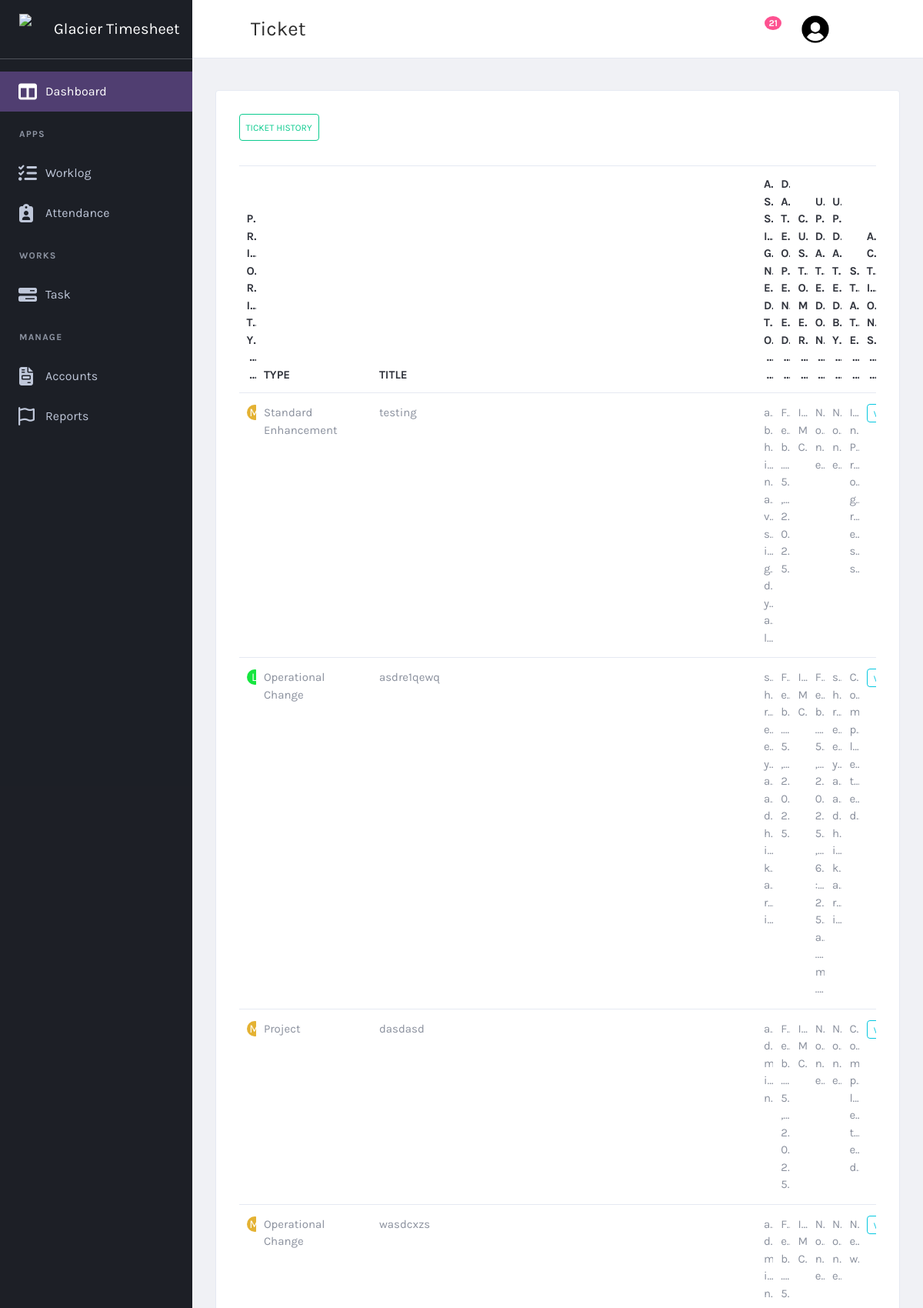
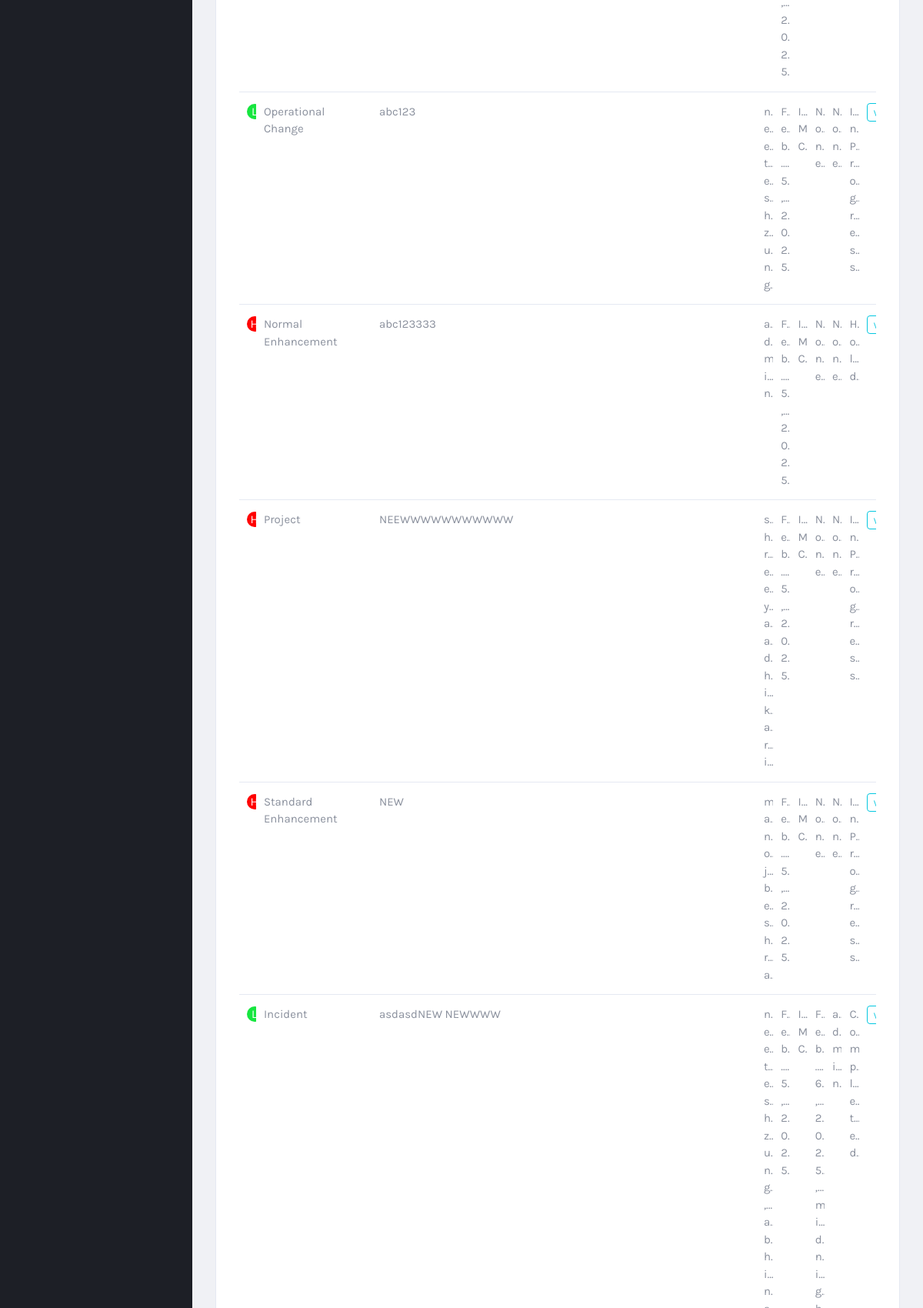
Page /task/task/ (upper part) on the committed database (2 pictures, top to bottom).
### task/models.py (models this page shows, shortened)
class ticket(models.Model):
    ticket_id = models.CharField(max_length = 200, null = False)
    ticket_title = models.CharField(max_length=200, null=False)
    customer = models.ForeignKey(customer, on_delete=models.CASCADE, null=True)
    ticket_type = models.ForeignKey(ticket_type, on_delete=models.CASCADE, null=True)
    date_opened = models.DateField(null=True)
    priority = models.ForeignKey(priority_type, on_delete=models.CASCADE, null = True)
    assigned_to = models.ManyToManyField(User, related_name="assigned_tickets")  # Allow multiple users
    last_updated = models.DateTimeField(null=True)
    last_updated_by = models.ForeignKey(User, on_delete=models.CASCADE, null = True, related_name="last_updated_by")
    state = models.ForeignKey(state, on_delete=models.CASCADE, null=True)
    short_description = models.CharField(max_length=200, null=True)
    closed_date = models.DateField(null=True)
    solution = models.TextField(max_length=500, default="", null = True)

class ticket_type(models.Model):
  name = models.CharField(max_length=100, null = True)
  def __str__(self):
    return f"{self.name}"

### task/views.py (the view)
# urls.py: path('task/',views.task, name='task'),
def task(request):
    customers = customer.objects.all()
    users = User.objects.all()
    tickettype = ticket_type.objects.all()
    priority = priority_type.objects.all()
    statelist = state.objects.all()
    tickets = ticket.objects.all()
    return render(request, 'task.html', {
        'ticketlist':tickets,
        'users':users,
        'customers': customers,
        'tickettype': tickettype,
        'priority': priority,
        'state': statelist
        })

### customer/models.py (called while the page is built)
  def __str__(self):
    return self.name

### task/models.py (called while the page is built)
   def __str__(self):
    return f"{self.state_name}"

### task/templates/task.html (shortened to what this page needs)
{% extends "base.html" %}
{% load static %}
{% block page-title %}Ticket{% endblock page-title %}
{% block content %}
    <div class="content-wrapper">
        <div class="content">
            <div class="card card-default">
                <div class="card-header">
                    <div class="d-flex justify-content-end " style="gap: 10px;">
                        <a href = "{% url 'taskhistory' %}" class="btn btn-outline-success small-btn d-flex justify-content-center align-items-center text-center" >
                            Ticket History
                        </a>
                    </div>
                </div>
                <div class="card-body">
                    <table id="productsTable" class="table table-hover table-product" style="width:100%">
                      <thead>
                        <tr class="column">
                            <th>Priority&nbsp&nbsp</th>
                            <th class = "type-column">Type&nbsp&nbsp</th>
                            <th class="title-column">Title&nbsp&nbsp</th>
                            <th>Assigned To&nbsp&nbsp</th>
                            <th>Date Opened&nbsp&nbsp</th>
                            <th>Customer&nbsp&nbsp</th>
                            <th>Updated on&nbsp&nbsp</th>
                            <th>Updated by&nbsp&nbsp</th>
                            <th>State&nbsp&nbsp</th>
                            <th>Actions&nbsp&nbsp</th>
                        </tr>
                      </thead>
                      <tbody>
                        {% for i in ticketlist %}
                            <tr>
                                <td >
                                    {% if i.priority.priority_name == "High" %}
                                    <span style="background-color: #ff0000;" class="i-circle">H</span>
                                    {% endif %}
                                    {% if i.priority.priority_name == "Low" %}
                                    <span style="background-color: #16e63f;" class="i-circle">L</span>
                                    {% endif %}
                                    {% if i.priority.priority_name == "Medium" %}
                                    <span style="background-color: #e4b233;" class="i-circle">M</span>
                                    {% endif %}
                                </td>
                                <td>{{i.ticket_type}}</td>
                                <td>{{i.ticket_title}}</td>
                                <td>
                                </td>
                                <td>{{i.date_opened}}</td>
                                <td>{{i.customer}}</td>
                                <td>{{i.last_updated}}</td>
                                <td>{{i.last_updated_by}}</td>
                                <td>{{i.state}}</td>
                                <td><a  href="{% url 'taskdetails' i.id %}" class="btn btn-outline-info view-small-btn" >View</a></td>
                            </tr>
                        {% endfor %}
                      </tbody>
                    </table>
                </div>
            </div>
        </div>
    </div>
{% endblock  %}

### rows in the picture
ticket: ticket_type "Standard Enhancement", ticket_title "testing"
ticket: ticket_type "Operational Change", ticket_title "asdre1qewq"
ticket: ticket_type "Project", ticket_title "dasdasd"
ticket: ticket_type "Operational Change", ticket_title "wasdcxzs"
ticket: ticket_type "Operational Change", ticket_title "abc123"
ticket: ticket_type "Normal Enhancement", ticket_title "abc123333"
ticket: ticket_type "Project", ticket_title "NEEWWWWWWWWWWW"
ticket: ticket_type "Standard Enhancement", ticket_title "NEW"
ticket: ticket_type "Incident", ticket_title "asdasdNEW NEWWWW"
